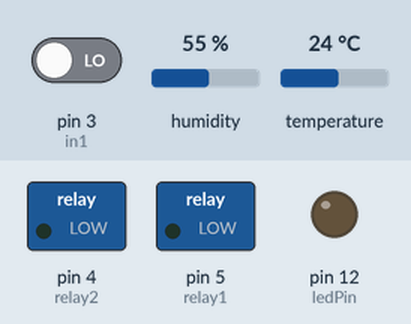
The sketch below on a simulated Arduino Uno, built with avr-gcc and run on an emulated ATmega328P. On the bench: switched loads named in the sketch (green lamp = pin HIGH), output pins drawn as LEDs (lit = HIGH). Dashed ring = blinking. The test bench sets the inputs (shaded band); at power-on: humidity 55 %, temperature 24 °C, pin 3 (in1) LOW. What the sketch prints to the serial monitor is not drawn.

Above: at 3.8 s.
3.9 s: humidity set to 89 %
6.2 s: humidity set to 92 %
At 7.5 s:
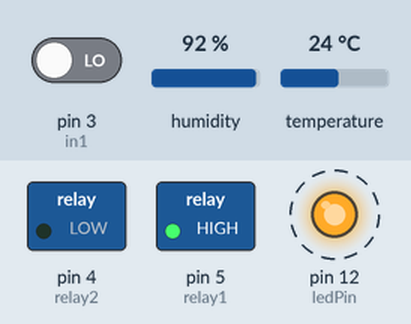
12.4 s: temperature set to 29 °C
15.9 s: temperature set to 32 °C
At 18.6 s:
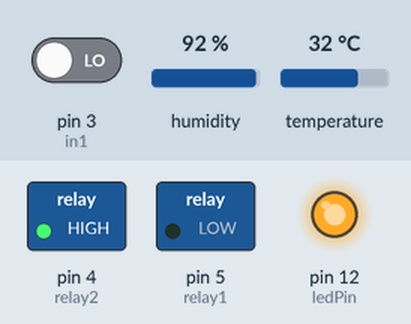
22.1 s: pin 3 (in1) driven HIGH
At 22.7 s:
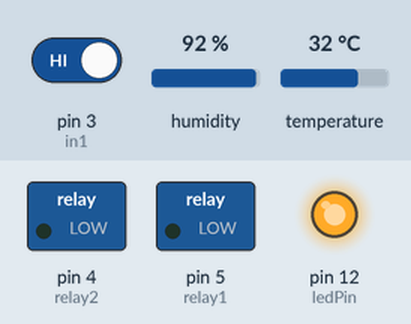
28.3 s: pin 3 (in1) driven LOW
Timing chart, 0 to 32.8 s (numbered marks = the images above; inputs shaded):
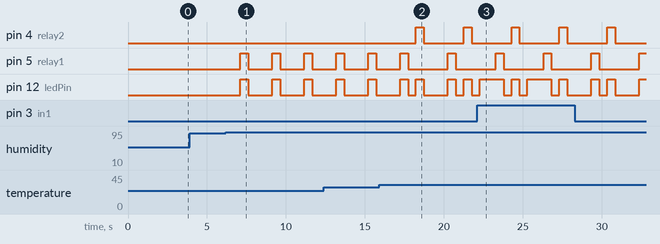

Measured:
- the behaviour switches between 90 and 91 % on humidity (found by bisection; images 0 and 1)
- the behaviour switches between 30 and 31 °C on temperature (found by bisection; images 1 and 2)
- after the input at 3.9 s, every drawn part: stays the same
- after the input at 6.2 s, pin 5 (relay1), pin 12 (ledPin): alternates HIGH for 0.50 s and LOW for 1.5 s, starting after 0.91 s
- after the input at 15.9 s, pin 4 (relay2): alternates HIGH for 0.50 s and LOW for 2.5 s, starting after 2.3 s; pin 5 (relay1): LOW → HIGH after 4.4 s, → LOW 0.50 s later

The sketch:

DHTtester_tester.ino
```cpp
// Example testing sketch for various DHT humidity/temperature sensors
// Written by ladyada, public domain

#include "DHT.h"

#define DHTPIN 14 // D5   // what digital pin we're connected to
#define ledPin 12 //D6
#define relay1 5  //D1
#define relay2 4  //D2
#define in1 3  //D9
#define in2 1  //D10

int val = 0;

int val2 = 0;
//relay1 relay2 in1 in2


// Uncomment whatever type you're 3using!
#define DHTTYPE DHT11   // DHT 11
//#define DHTTYPE DHT22   // DHT 22  (AM2302), AM2321
//#define DHTTYPE DHT21   // DHT 21 (AM2301)

// Connect pin 1 (on the left) of the sensor to +5V
// NOTE: If using a board with 3.3V logic like an Arduino Due connect pin 1
// to 3.3V instead of 5V!
// Connect pin 2 of the sensor to whatever your DHTPIN is
// Connect pin 4 (on the right) of the sensor to GROUND
// Connect a 10K resistor from pin 2 (data) to pin 1 (power) of the sensor

//
//
// ROBO India Blynk Board :
//
// 1. Input Switch 1 : GPI0 03 (D9) 
// 2. Input Switch 2 : GPI0 01 (D10)
// 3. Output Relay 1 : GPI0 05 (D1) 
// 4. Output Relay 2 : GPI0 04 (D2) 
// 5. Output LED : GPI0 12 (D6) 
// 6. Temperature & Humidity Sensor DHT-11 : GPI0 14 (D5) 


// Initialize DHT sensor.
// Note that older versions of this library took an optional third parameter to
// tweak the timings for faster processors.  This parameter is no longer needed
// as the current DHT reading algorithm adjusts itself to work on faster procs.
DHT dht(DHTPIN, DHTTYPE);

void setup() {
  Serial.begin(115200);
  // relay2 in1 in2
  pinMode(ledPin,OUTPUT);
  pinMode(relay1,OUTPUT);
  pinMode(relay2,OUTPUT);
  pinMode(in1,INPUT);
  pinMode(in2,INPUT);
  Serial.println("DHTxx test!");

  dht.begin();
}

void loop() {
  // Wait a few seconds between measurements.
   delay(1000);

  // Reading temperature or humidity takes about 250 milliseconds!
  // Sensor readings may also be up to 2 seconds 'old' (its a very slow sensor)
  float h = dht.readHumidity();
  // Read temperature as Celsius (the default)
  float t = dht.readTemperature();
  // Read temperature as Fahrenheit (isFahrenheit = true)
  float f = dht.readTemperature(true);

  // Check if any reads failed and exit early (to try again).
  if (isnan(h) || isnan(t) || isnan(f)) {
    Serial.println("Failed to read from DHT sensor!");
    return;
  }

  if(h>90){
    digitalWrite(ledPin,HIGH);
    digitalWrite(relay1,HIGH);
     Serial.print("Humidity is greater than 90  ");
    delay(500);
    digitalWrite(ledPin,LOW);
    digitalWrite(relay1,LOW);

    delay(500);
    }
  if(t>30){
     digitalWrite(ledPin,HIGH);
    digitalWrite(relay2,HIGH);
     Serial.print("temerature is greater than 30  ");
    delay(500);
    digitalWrite(ledPin,LOW);
    digitalWrite(relay2,LOW);
    delay(500);

    }

  val = digitalRead(in1);   // read the input pin
  digitalWrite(ledPin, val);
     Serial.print("Led 1 Condition : ");
     Serial.print(val);
  val2 = digitalRead(in2);   // read the input pin
  digitalWrite(relay2, val2);
     Serial.print("Led 2 Condition  : ");
     Serial.print(val2);

  Serial.print("Humidity: ");
  Serial.print(h);
  Serial.print(" %\t");
  Serial.print("Temperature: ");
  Serial.print(t);
  Serial.print(" *C ");
  Serial.print(f);
  Serial.print(" *F\t");

}
```
